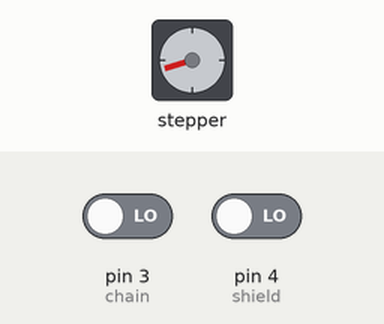
A sketch run on a simulated Arduino Uno, built with avr-gcc and run on an emulated ATmega328P. On the bench: stepper motor. Wiring (inferred from the names in the program): stepper motor driver (200 steps per turn assumed): step pin 8; direction pin 9. Inputs (shaded band) come from the test bench; at power-on: pin 3 (chain) LOW, pin 4 (shield) LOW.

Above: at 18.0 s.
18.1 s: pin 3 (chain) driven HIGH
At 22.6 s:
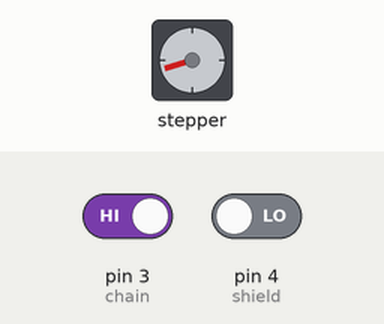
At 44.5 s:
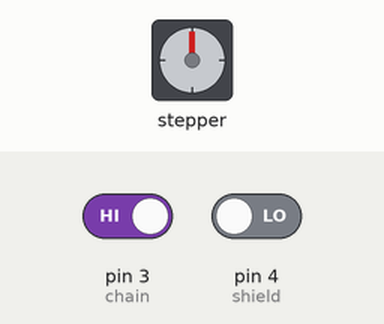
Timing chart, 0 to 46.0 s (numbered marks = the images above; inputs shaded):
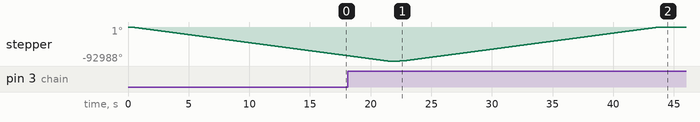

The sketch:

sensordoorPasha.ino
```cpp
int sensor = 13; // входной сигнал от датчика движения
int chain = 3;  //  входной сигнал от задачи с цепями
int step = 8; // шаг
int shield = 4; //сигнал о закрытии
int dir = 9; // направление
int vel = 500; // задержка скорости движения двери
long pos = 0;  //начальная позиция двери
long n = 51660; // максимальная позиция двери
bool was_opened = false;
bool was_closed = false;
bool firstscan = true;
void setup() {
  // put your setup code here, to run once:
  Serial.begin(9600);
  pinMode(sensor, INPUT); // указываем, что ожидается сигнал от датчика движения
  pinMode(chain, INPUT); // указываем, что ожидается сигнал от решения задачи с цепями
  pinMode(shield, INPUT);
  pinMode(dir, OUTPUT);
  pinMode(step, OUTPUT);

}


void loop() {
  if (firstscan == true)
  {
    vel = 700;
    pos = 51660;
    digitalWrite(dir, LOW); // CLOSE direction
    while (pos > 0) {
      digitalWrite(step, HIGH);
      delayMicroseconds(vel);
      digitalWrite(step, LOW);
      delayMicroseconds(vel);
      pos--;
      if (vel > 200) vel--;
    } firstscan = false;
  }
  // put your main code here, to run repeatedly:
  if (digitalRead(chain) == true && was_opened==false) {
    delay(1000);
    if (digitalRead(chain) == true && was_opened==false)
      {
        open_door();
        was_opened = true;

  }}
  if (digitalRead(shield) == true && was_closed == false) {
    delay(400);
    if (digitalRead(shield) == true && was_closed == false)
      {
        close_door();
        was_closed = true;
      }
  }
}

void open_door() {
  vel = 700;
  digitalWrite(dir, HIGH);
  while (pos < 51660) {
    digitalWrite(step, HIGH);
    delayMicroseconds(vel);
    digitalWrite(step, LOW);
    delayMicroseconds(vel);
    pos++;
    if (vel > 200) vel--;
  }
}

void close_door() {
  vel = 700;
  digitalWrite(dir, LOW); // CLOSE direction
  while (pos > 0) {
    if (digitalRead(sensor) != 1) {
      digitalWrite(step, HIGH);
      delayMicroseconds(vel);
      digitalWrite(step, LOW);
      delayMicroseconds(vel);
      pos--;
      if (vel > 200) vel--;
    } else vel = 700;
  }
}
```
